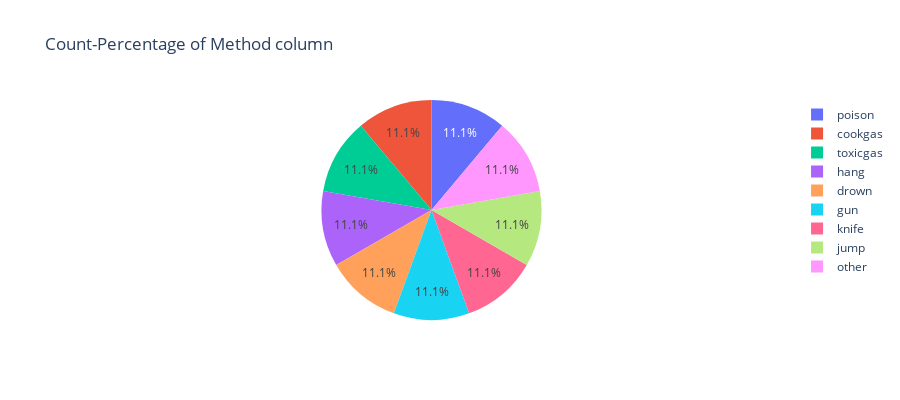

This figure's notebook cell:
### Markdown cell above
## **Observations:**
> - This plot represents that male and female count has the same value in a sex column in this data.

## **Count-Percentage of Method column:**

### Code cell
# Create pie plot
fig = px.pie(df, names='method',
             title='Count-Percentage of Method column')

# Set the figure size
fig.update_layout(width=900, height=400)  # Width: 800 pixels, Height: 600 pixels

# Add interactivity
fig.update_layout(transition_duration=500)  

# Display plot
fig.show()

### Figure 1 — Plotly figure (JSON) as saved in the notebook; plotly's stock layout.template omitted (floating-point values rounded to 4 significant figures; data arrays with more than 128 entries replaced by an {"elided": "..."} marker saying what was removed)
{"data": [{"domain": {"x": [0, 1], "y": [0, 1]}, "hovertemplate": "method=%{label}<extra></extra>", "labels": {"elided": "306 str values"}, "legendgroup": "", "name": "", "showlegend": true, "type": "pie"}], "layout": {"height": 400, "legend": {"tracegroupgap": 0}, "title": {"text": "Count-Percentage of Method column"}, "transition": {"duration": 500}, "width": 900}}
